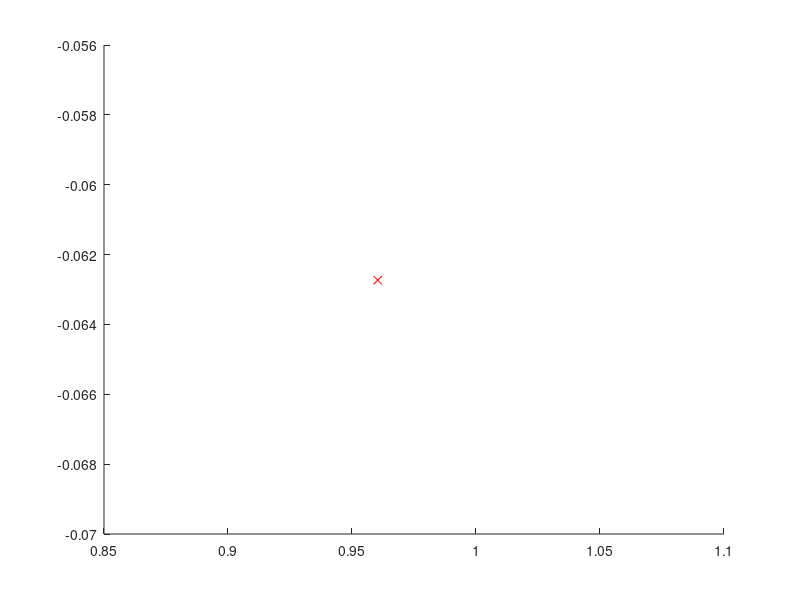

The MATLAB script that drew this image: (Note: this script raises an error after producing the figure.)
%% Initialization
clc; clear all; close all;

% Global Variables
N_SIM = 130;
LENGTH_R = 50000;
DIM_BOX_SEARCH = 0.05;

%
r = randn(3,LENGTH_R); % Use a large n
r = r./sqrt(sum(r.^2,1));
%r = bsxfun(@rdivide,r,sqrt(sum(r.^2,1)));
x = r(1,:);
y = r(2,:);
z = r(3,:);
randomInt = randi(LENGTH_R,1);

%figure
%scatter3(x,y,z) %

hold on;
location = [x(randomInt); y(randomInt); z(randomInt)];
scatter3(location(1),location(2),location(3),'r','x');
%histogram(y)
shg
%% Distance Calculation
for a = 1:LENGTH_R
    if abs(x(a)-location(1)) < DIM_BOX_SEARCH || abs(y(a)-location(2)) < DIM_BOX_SEARCH || abs(z(a)-location(3)) < DIM_BOX_SEARCH
        distance(a) = ((x(a)-location(1))^2 + (y(a)-location(2))^2 + (z(a)-location(3))^2)^(1/2);
    else
        distance(a) = 5;
    end
end

% for a = i:LENGTH_R
%     distance(a) = ((x(a)-location(1))^2 + (y(a)-location(2))^2 + (z(a)-location(3))^2)^(1/2);
% end

%histogram(distance,'Normalization','probability')

closePoints = mink(distance,40);
for b = 2:length(closePoints)
    result(b) = find(distance==closePoints(b));
    scatter3(x(result(b)),y(result(b)),z(result(b)),'b','filled');
end
shg
%% Second Point
indexPoint = randperm(length(result),1);    %selects random point from 1 to length of the result vector
secondPointElem = result(indexPoint);    %returns the corresponding element index from previous line
secondPoint = [x(secondPointElem);y(secondPointElem);z(secondPointElem)];   %gives point value indicated by element index
scatter3(secondPoint(1),secondPoint(2),secondPoint(3),'g','filled');    %plots random next point in green
shg
%% First Vector
firstVector = [secondPoint(1)-location(1);secondPoint(2)-location(2);secondPoint(3)-location(3)];
quiver3(location(1),location(2),location(3),firstVector(1),firstVector(2),firstVector(3))
totalVector = [firstVector(1),firstVector(2),firstVector(3),location(1),location(2),location(3)]; %running storage of vector and coordinates
scatter3(secondPoint(1),secondPoint(2),secondPoint(3),'g','filled');
shg